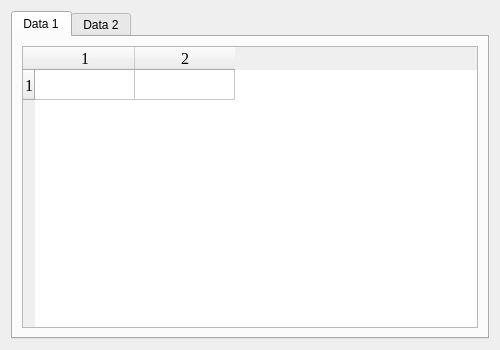
<?xml version="1.0" encoding="UTF-8"?>
<ui version="4.0">
 <class>Form</class>
 <widget class="QWidget" name="Form">
  <property name="geometry">
   <rect>
    <x>0</x>
    <y>0</y>
    <width>500</width>
    <height>350</height>
   </rect>
  </property>
  <property name="minimumSize">
   <size>
    <width>500</width>
    <height>350</height>
   </size>
  </property>
  <property name="windowTitle">
   <string>Form</string>
  </property>
  <layout class="QGridLayout" name="gridLayout">
   <item row="0" column="0">
    <widget class="QTabWidget" name="tab_tables">
     <property name="currentIndex">
      <number>0</number>
     </property>
     <widget class="QWidget" name="tab1">
      <attribute name="title">
       <string>Data 1</string>
      </attribute>
      <layout class="QGridLayout" name="gridLayout_2">
       <item row="0" column="0">
        <widget class="QTableWidget" name="table1">
         <property name="font">
          <font>
           <family>Times New Roman</family>
           <pointsize>12</pointsize>
          </font>
         </property>
         <property name="rowCount">
          <number>1</number>
         </property>
         <property name="columnCount">
          <number>2</number>
         </property>
         <row/>
         <column/>
         <column/>
        </widget>
       </item>
      </layout>
     </widget>
     <widget class="QWidget" name="tab2">
      <attribute name="title">
       <string>Data 2</string>
      </attribute>
      <layout class="QGridLayout" name="gridLayout_3">
       <item row="0" column="0">
        <widget class="QTableWidget" name="table2">
         <property name="font">
          <font>
           <family>Times New Roman</family>
           <pointsize>12</pointsize>
          </font>
         </property>
         <property name="rowCount">
          <number>1</number>
         </property>
         <property name="columnCount">
          <number>2</number>
         </property>
         <row/>
         <column/>
         <column/>
        </widget>
       </item>
      </layout>
     </widget>
    </widget>
   </item>
  </layout>
 </widget>
 <resources/>
 <connections/>
</ui>
